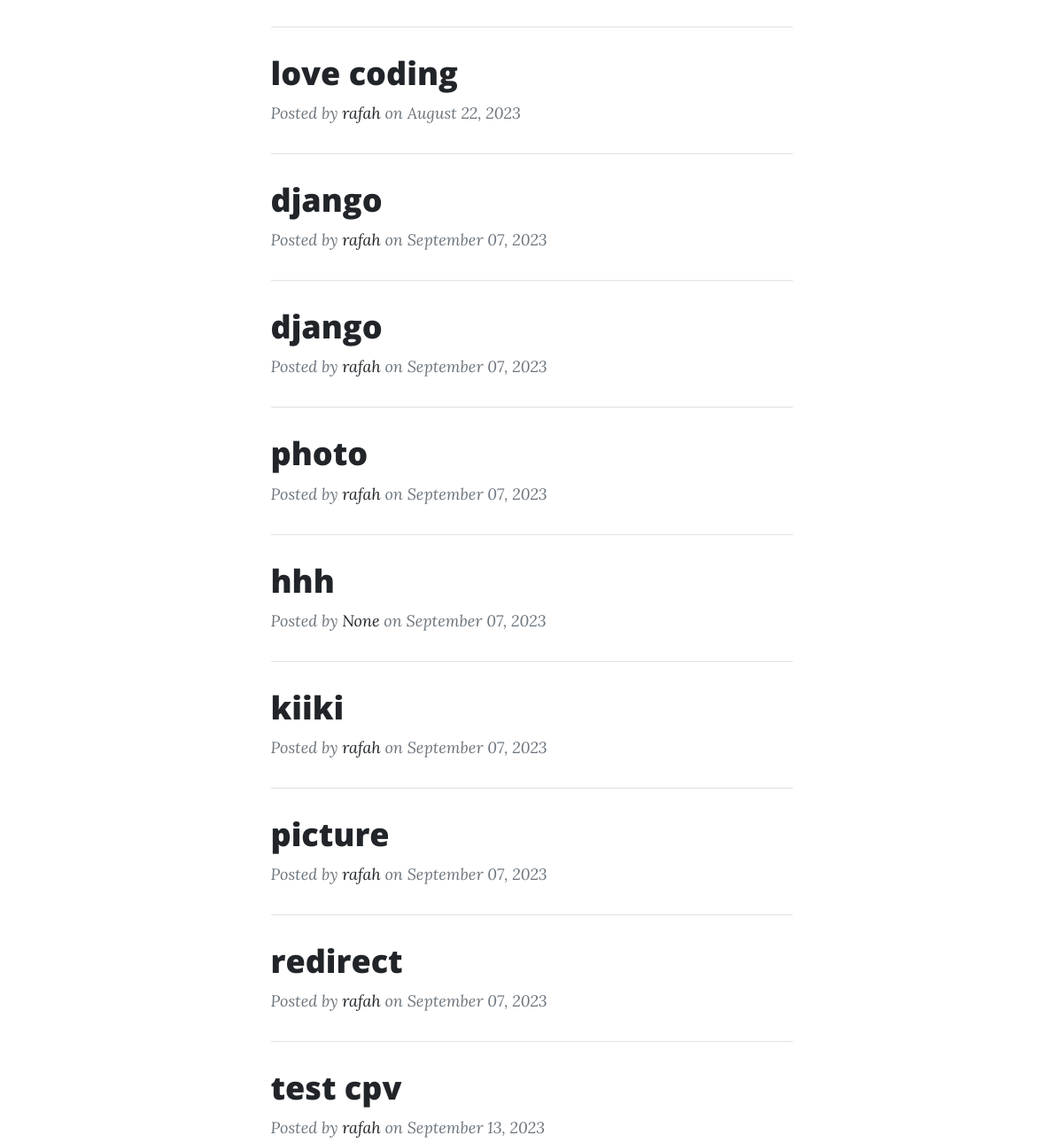
The page /blog/ (middle part) on the database as committed earlier.
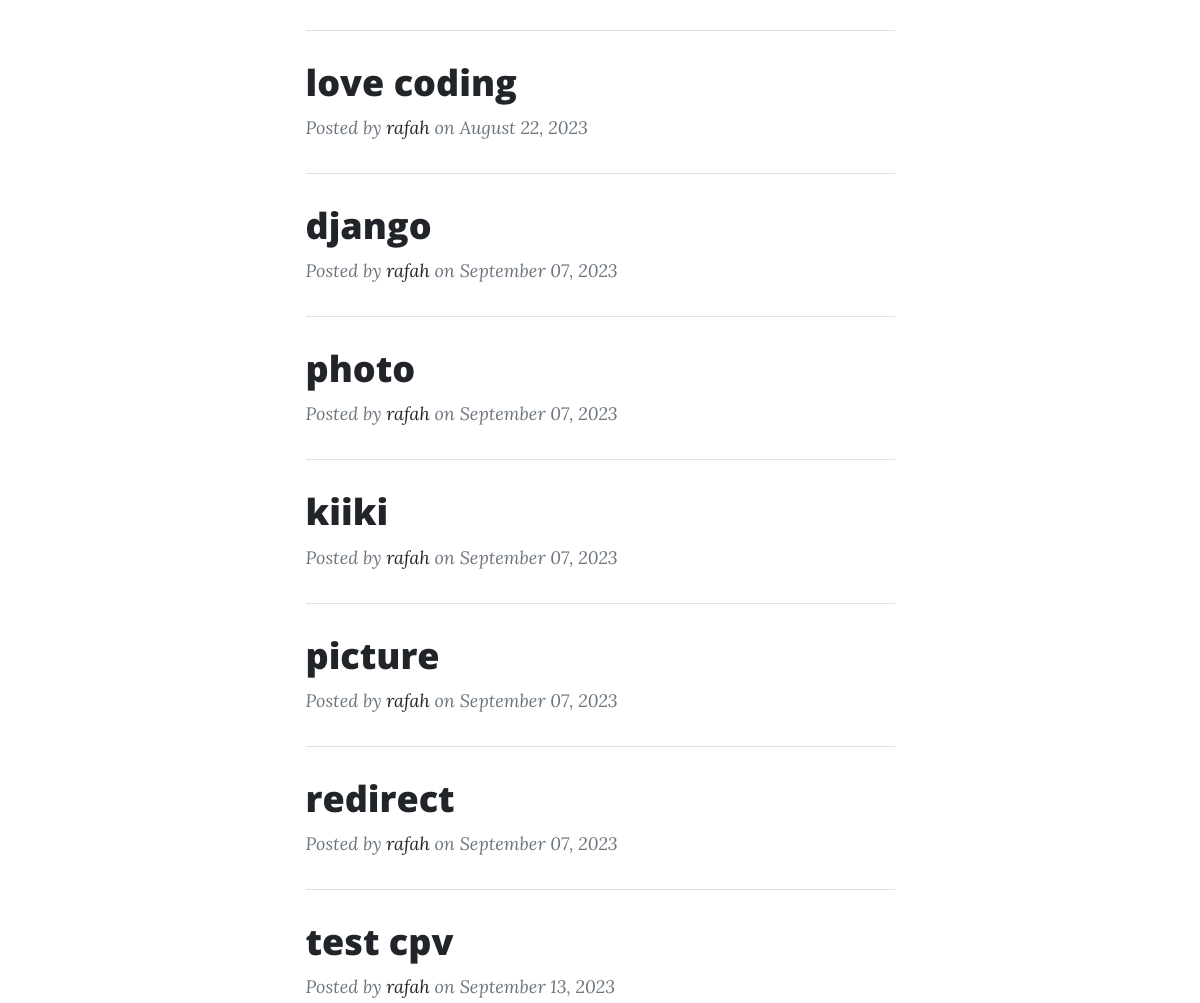
The same page on the database as committed later.
### posts/models.py (models this page shows, shortened)
class Post(models.Model):
    author=models.ForeignKey(User,related_name='post_author', on_delete=models.SET_NULL,null=True)
    title=models.CharField(max_length=120)
    content=models.TextField( max_length=250000)
    publish_date=models.DateTimeField(default=timezone.now)
    image = models.ImageField(upload_to='posts')
    tags = TaggableManager()
    slug = models.SlugField(null=True,blank=True)

### posts/views2.py (the view)
# urls.py: path('blog/', PostList.as_view()),
class PostList (generic.ListView):
    model=Post

### posts/templates/posts/post_list.html (shortened to what this page needs)
 {% load static %}
<!DOCTYPE html>
<html lang="en">
    <head>
        <link href="{%static 'css/styles.css'%}" rel="stylesheet" />
    </head>
    <body>
        <div class="container px-4 px-lg-5">
            <div class="row gx-4 gx-lg-5 justify-content-center">
                <div class="col-md-10 col-lg-8 col-xl-7">
                    {%for post in post_list %}
                        <div class="post-preview">
                            <a href="/blog/{{post.slug}}">
                                <h2 class="post-title">{{post.title}}</h2>
                            </a>
                            <p class="post-meta">
                                Posted by
                                <a href="#!">{{post.author}}</a>
                                on {{post.publish_date|date:"F d, o"}}
                            </p>
                        </div>
                        <hr class="my-4" />
                    {% endfor %}
                </div>
            </div>
        </div>
    </body>
</html>

Rows that differ between the two databases and show on the page:
removed Post: title "django", author "rafah", publish_date "September 07, 2023"
removed Post: title "hhh", author "None", publish_date "September 07, 2023"
